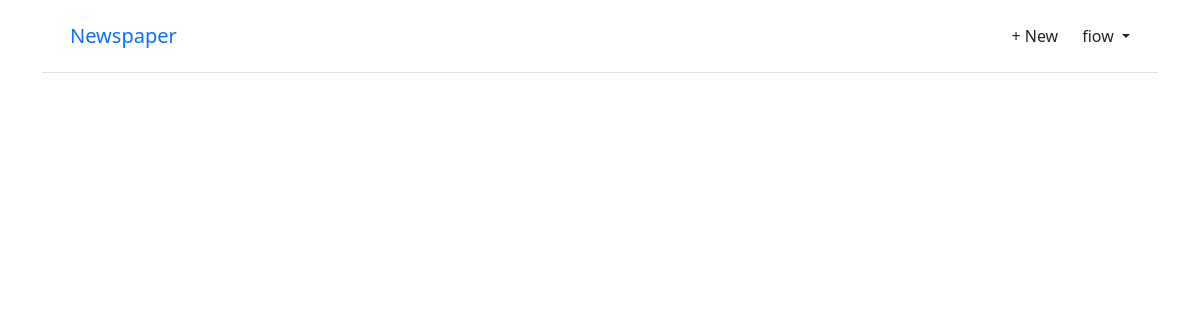
Page /newspaper/ (signed in) on the earlier database version.
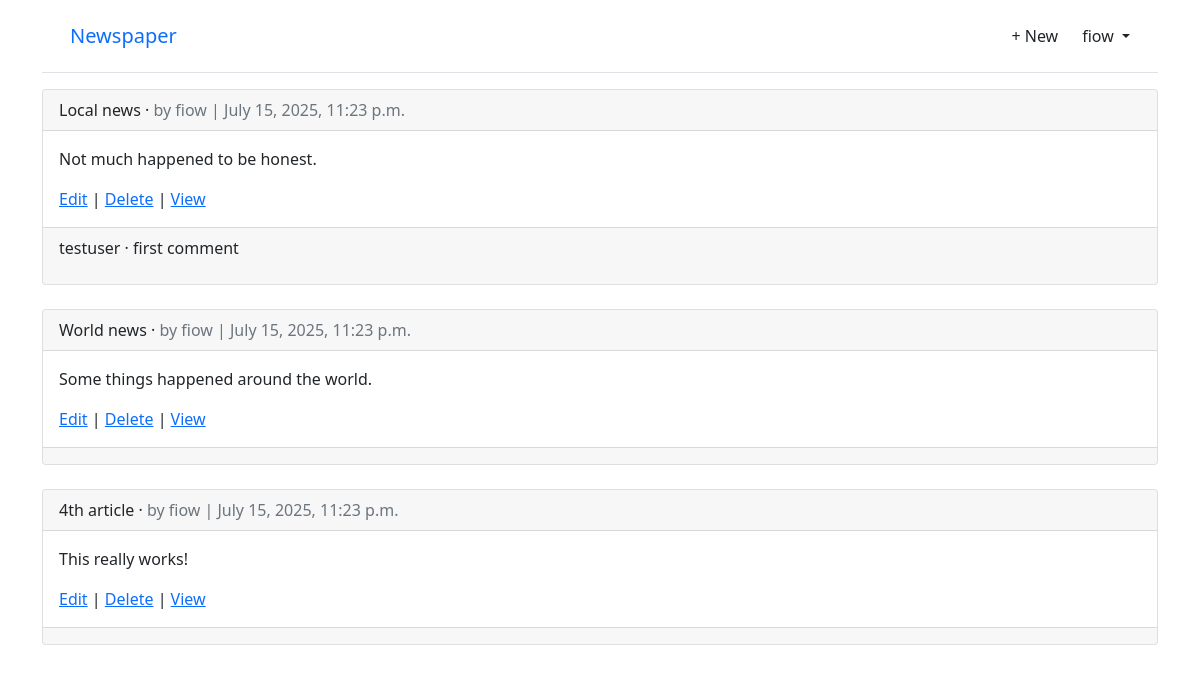
Same page on the later database version.
### newspaper/models.py (models this page shows, shortened)
class Article(models.Model):
    title = models.CharField(max_length=255)
    body = models.TextField()
    date = models.DateTimeField(auto_now_add=True)
    author = models.ForeignKey(
        settings.AUTH_USER_MODEL,
        on_delete=models.CASCADE,
    )

class Comment(models.Model):  # new
    article = models.ForeignKey(Article, on_delete=models.CASCADE)
    comment = models.CharField(max_length=140)
    author = models.ForeignKey(
        settings.AUTH_USER_MODEL,
        on_delete=models.CASCADE,
    )
    def __str__(self):
        return self.comment

### accounts/models.py (models this page shows)
class CustomUser(AbstractUser):
    age = models.PositiveIntegerField(null=True, blank=True)

### newspaper/views.py (the view)
# urls.py: path("", views.ArticleListView.as_view(), name="article_list"),
class ArticleListView(LoginRequiredMixin, ListView):
    model = Article
    template_name = "newspaper/article_list.html"

### newspaper/templates/newspaper/article_list.html (shortened to what this page needs)
{% extends "newspaper/layout.html" %}
{% block body %}
    {% for article in article_list %}
        <div class="card">
            <div class="card-header">
                <span class="font-weight-bold">{{ article.title }}</span> &middot;
                <span class="text-muted">by {{ article.author }} |
                {{ article.date }}</span>
            </div>
            <div class="card-body">
                <p>{{ article.body }}</p>
                <a href="{% url 'newspaper:article_edit' article.pk %}">Edit</a> |
                <a href="{% url 'newspaper:article_delete' article.pk %}">Delete</a> |
                <a href="{% url 'newspaper:article_detail' article.pk %}">View</a>
            </div>
            <div class="card-footer">
                {% for comment in article.comment_set.all %}
                    <p>
                    <span class="font-weight-bold">
                        {{ comment.author }} &middot;
                    </span>
                    {{ comment }}
                    </p>
                {% endfor %}
            </div>
        </div>
        <br />
    {% endfor %}
{% endblock %}

Differences in the rows shown:
added Article: title "Local news", author "fiow", date "July 15, 2025, 11:23 p.m.", body "Not much happened to be honest."
added Comment: author "testuser", comment "first comment"
added Article: title "World news", author "fiow", date "July 15, 2025, 11:23 p.m.", body "Some things happened around the world."
added Article: title "4th article", author "fiow", date "July 15, 2025, 11:23 p.m.", body "This really works!"
